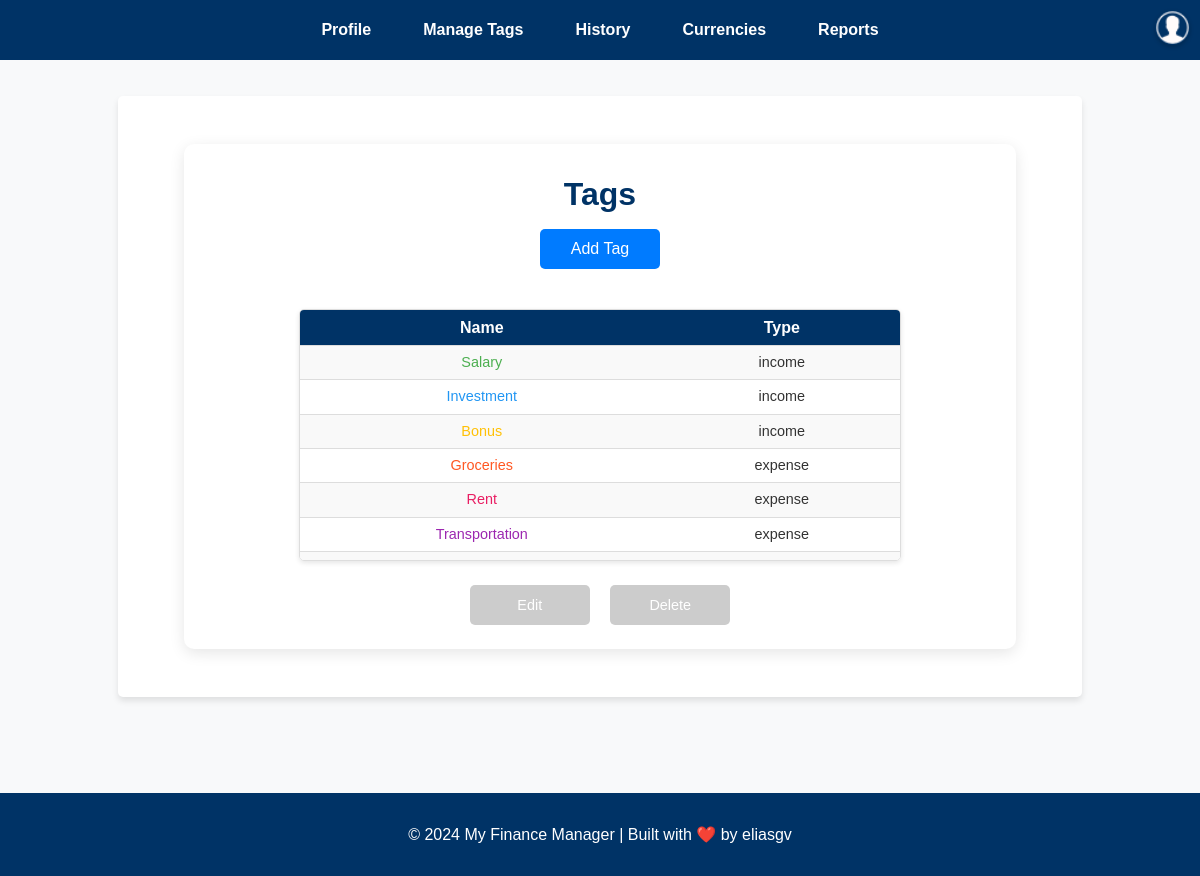
The app's page /tags/ (signed in), older data.
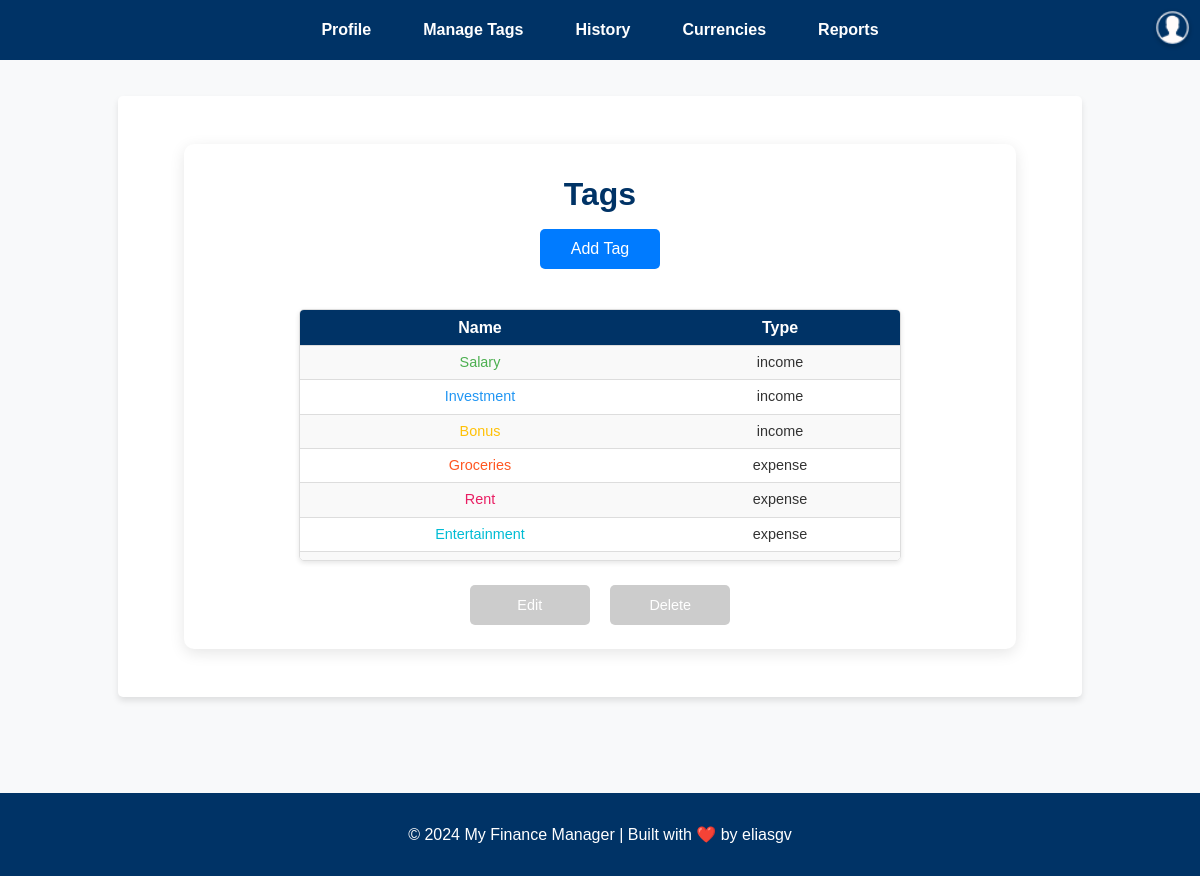
The same page, newer data.
### tags/models.py (models this page shows, shortened)
class Tag(models.Model):
    TAG_TYPES = [
        ('income', 'Income'),
        ('expense', 'Expense'),
    ]
    user = models.ForeignKey(settings.AUTH_USER_MODEL, on_delete=models.CASCADE, related_name='tags')
    name = models.CharField(max_length=50)
    tag_type = models.CharField(max_length=7, choices=TAG_TYPES)
    color = models.CharField(max_length=7, default="#FFFFFF")
    class Meta:
        unique_together = ('user', 'name')

### tags/views.py (the view)
# urls.py: path('', views.list_tags, name='list_tags'),
@login_required
def list_tags(request):
    query = request.GET.get('search', '')
    tags = Tag.objects.filter(user=request.user, name__icontains=query)
    return render(request, 'tags/list_tags.html', {'tags': tags, 'query': query})

### templates/tags/list_tags.html (shortened to what this page needs)
{% extends 'base.html' %}
{% block content %}
<div class="tags-container">
    <h1 class="page-title">Tags</h1>
    <button onclick="window.location.href='{% url 'tags:create_tag' %}'" class="btn btn-primary">Add Tag</button>
    <div class="table-wrapper">
        <table class="tags-table">
            <thead>
                <tr>
                    <th>Name</th>
                    <th>Type</th>
                </tr>
            </thead>
            <tbody>
                {% for tag in tags %}
                <tr class="tag-item" data-id="{{ tag.id }}">
                    <td style="color: {{ tag.color }};">{{ tag.name }}</td>
                    <td>{{ tag.tag_type }}</td>
                </tr>
                {% empty %}
                <tr>
                    <td colspan="2">No tags found. Add one to get started.</td>
                </tr>
                {% endfor %}
            </tbody>
        </table>
    </div>
    <div class="tag-actions">
        <button class="btn btn-edit" disabled>Edit</button>
        <button class="btn btn-delete" disabled>Delete</button>
    </div>
</div>
{% endblock %}

### templates/base.html (shortened to what this page needs)
<!DOCTYPE html>
<html lang="en">
<head>
    {% load static %}
    <link rel="stylesheet" href="{% static 'css/global.css' %}">
    <link rel="stylesheet" href="{% static 'css/profile.css' %}">
    <link rel="stylesheet" href="{% static 'css/tags.css' %}">
    <link rel="stylesheet" href="{% static 'css/currencies.css' %}">
    <link rel="stylesheet" href="{% static 'css/transactions.css' %}">
    <link href="https://cdnjs.cloudflare.com/ajax/libs/font-awesome/5.15.4/css/all.min.css" rel="stylesheet">
</head>
<body>
    <div class="page-wrapper">
        <header>
            <nav class="navbar">
                <ul>
                    <li><a href="{% url 'users:profile' %}" class="{% if request.path == '/users/profile/' %}active{% endif %}">Profile</a></li>
                    <li><a href="{% url 'tags:list_tags' %}" class="{% if request.path == '/tags/list_tags/' %}active{% endif %}">Manage Tags</a></li>
                    <li><a href="{% url 'transactions:transaction_list' %}" class="{% if request.path == '/transactions/transaction_list/' %}active{% endif %}">History</a></li>
                    <li><a href="{% url 'currencies:convert' %}" class="{% if request.path == '/currencies/convert/' %}active{% endif %}">Currencies</a></li>
                    <li><a href="#">Reports</a></li>
                </ul>
            </nav>
            <div class="user-menu">
                <details id="user-menu-dropdown" class="dropdown">
                    <summary class="user-icon">
                        <img src="{% static 'images/icon.png' %}" alt="User Icon">
                    </summary>
                </details>
            </div>
        </header>
        <main>
            {% block content %}
            {% endblock %}
        </main>
        <footer>
            <p>&copy; 2024 My Finance Manager | Built with ❤️ by eliasgv</p>
        </footer>
    </div>
</body>
</html>

### static/css/global.css (style rules this page uses)
body { font-family: 'Arial', sans-serif; background-color: #f4f7fa; margin: 0; padding: 0; color: #333; display: flex; flex-direction: column; min-height: 100vh; min-width: 100hv; overflow-y: scroll; scrollbar-width: none; }
.page-wrapper { display: flex; flex-direction: column; width: 100%; align-items: center; flex-grow: 1; }
header { background-color: #003366; color: white; padding: 0.5rem 1rem; position: fixed; top: 0; z-index: 10; box-sizing: border-box; display: flex; justify-content: space-between; align-items: center; min-height: 60px; width: 100%; }
header nav { flex-grow: 1; display: flex; justify-content: center; }
header nav ul { list-style: none; padding: 0; margin: 0; display: flex; align-items: center; }
header nav ul li { margin: 0 1rem; }
header nav ul li a { color: white; text-decoration: none; font-weight: bold; padding: 5px 10px; border-radius: 3px; }
.navbar { display: flex; justify-content: space-around; align-items: center; background-color: #003366; color: white; padding: 10px 0; }
.user-menu { position: fixed; top: 10px; right: 10px; }
.user-icon { cursor: pointer; display: inline-block; width: 35px; height: 35px; border-radius: 50%; overflow: hidden; box-shadow: 0 2px 4px rgba(0, 0, 0, 0.2); }
.user-icon img { width: 100%; height: auto; }
main { width: 900px; margin: 6rem auto; background: white; padding: 2rem; border-radius: 5px; box-shadow: 0 4px 6px rgba(0, 0, 0, 0.1); flex-grow: 1; text-align: center; min-height: 400px; overflow-y: auto; scrollbar-width: none; }
footer { background-color: #003366; color: white; text-align: center; padding: 1rem; position: relative; bottom: 0; width:100%; overflow-y: scroll; scrollbar-width: none; }

### static/css/profile.css (style rules this page uses)
body { font-family: 'Arial', sans-serif; background-color: #f8f9fa; margin: 0; padding: 0; display: flex; justify-content: center; align-items: center; min-height: 100vh; }
.btn { padding: 0.6rem 1.2rem; font-size: 1rem; border-radius: 5px; cursor: pointer; transition: background-color 0.3s ease; height: 40px; width: 120px; text-decoration: none; border: none; text-align: center; margin-bottom:1rem; }

### static/css/tags.css (style rules this page uses)
.tags-container { max-width: 800px; margin: 1rem auto; padding: 1rem; border-radius: 10px; background: #ffffff; box-shadow: 0 4px 15px rgba(0, 0, 0, 0.1); text-align: center; overflow:hidden; scrollbar-width: none; }
.page-title { font-size: 2rem; color: #003366; margin-bottom: 1rem; font-weight: bold; margin-top: 1rem; }
.btn { padding: 0.6rem 1.2rem; font-size: 1rem; border-radius: 5px; cursor: pointer; transition: background-color 0.3s ease; height: 40px; width: 120px; text-decoration: none; border: none; text-align: center; }
.btn-primary { background-color: #007bff; color: white; }
.btn[disabled], .btn-disabled { background-color: #ccc; color: #ffffff; cursor: not-allowed; transition: background-color 0.3s ease, color 0.3s ease; }
.tag-actions .btn { padding: 0.5rem 1rem; margin: 0.5rem; font-size: 0.9rem; border-radius: 5px; cursor: pointer; transition: all 0.3s ease; }
.btn-edit { background-color: #007bff; color: white; }
.btn-delete { background-color: #007bff; color: white; }
.table-wrapper { margin: 1.5rem auto; overflow-y: auto; width: 600px; max-height: 250px; border: 1px solid #ddd; box-shadow: 0 2px 5px rgba(0, 0, 0, 0.1); border-radius: 5px; }
.tags-table { width: 100%; border-collapse: collapse; font-size: 0.9rem; text-align: center; }
.tags-table th, .tags-table td { padding: 0.5rem; border-bottom: 1px solid #ddd; text-align: center; }
.tags-table th { background-color: #003366; color: white; position: sticky; top: 0; z-index: 1; padding: 0.5rem ; min-height: 10px; font-size: 1rem; }
.tags-table tr { line-height: 1.2; }
.tags-table tr:nth-child(odd) { background-color: #f9f9f9; }
.tags-table tr:nth-child(even) { background-color: #ffffff; }

### static/css/transactions.css (style rules this page uses)
.page-title { font-size: 2rem; color: #003366; margin-bottom: 1rem; font-weight: bold; }
.table-wrapper { max-height: 250px; overflow-y: auto; margin-bottom: 1rem; border-radius: 5px; box-shadow: 0 2px 5px rgba(0, 0, 0, 0.1); }
.btn { padding: 0.6rem 1.2rem; font-size: 1rem; border-radius: 5px; cursor: pointer; transition: background-color 0.3s ease; height: 40px; width: 120px; text-decoration: none; border: none; text-align: center; }

Row changes from the older to the newer data that the page shows:
removed Tag: name "Transportation", tag_type "expense"
now on this page (row unchanged): Tag: name "Entertainment", tag_type "expense"
